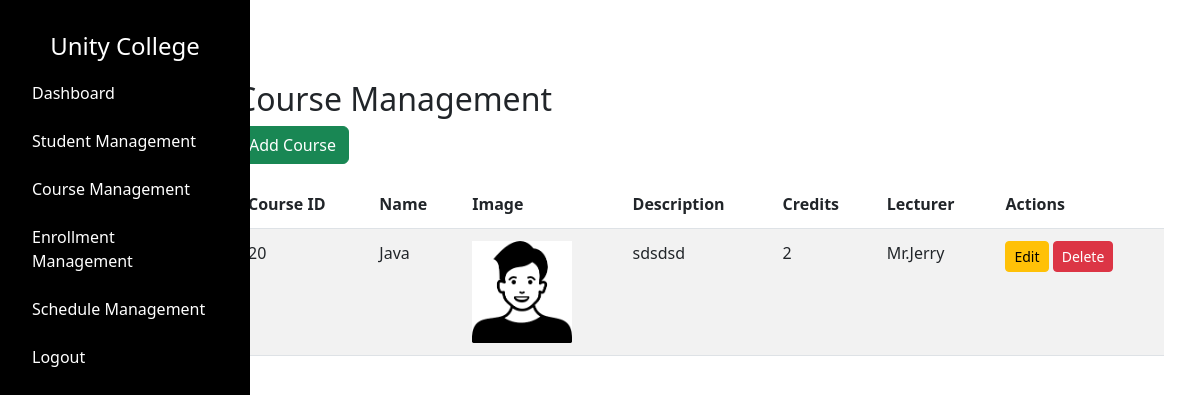
Page /admin/courses (signed in) on the earlier database version.
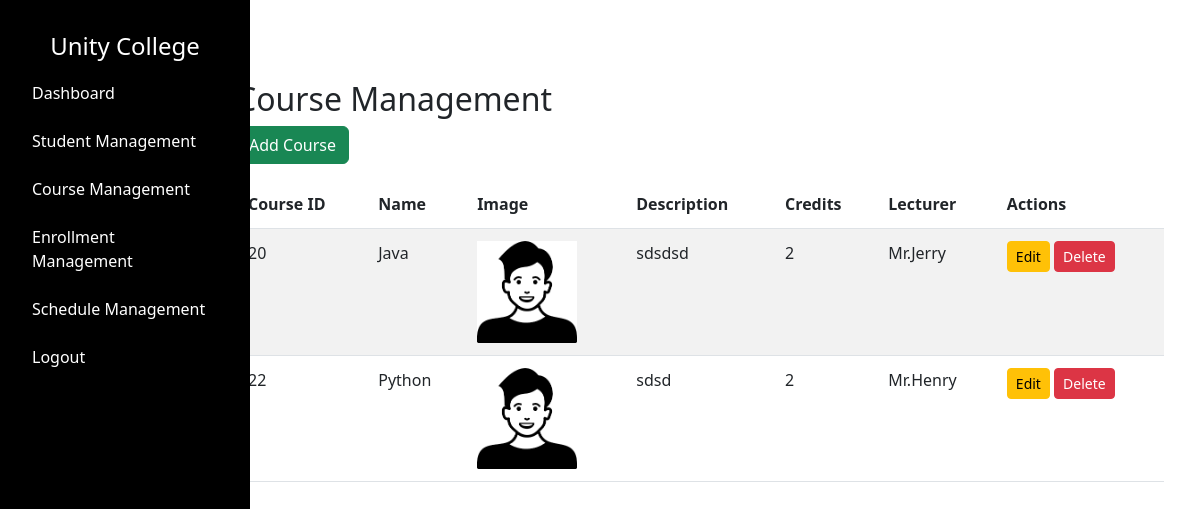
Same page on the later database version.
### tables this page shows
CREATE TABLE "course" (
    "id" INTEGER PRIMARY KEY AUTOINCREMENT,
    "name" TEXT NOT NULL,
    "image" TEXT NOT NULL,
    "description" TEXT NOT NULL,
    "credits" INTEGER NOT NULL,
    "lecturer" TEXT NOT NULL
);

### app.py (the view)
@app.route("/admin/courses", methods=["GET"])
def admin_view_courses():
    if 'username' not in session or session.get('user_type') != 'admin':
        return redirect(url_for('admin_login'))
    username = session.get('username')
    courses = query_db("SELECT * FROM course")
    courses_list = []
    for course in courses:
        course_dict = {
            "id": course[0],
            "name": course[1],
            "image": course[2],
            "description": course[3],
            "credits": course[4],
            "lecturer": course[5],
        }
        courses_list.append(course_dict)
    return render_template("admin/courses.html", courses=courses_list, username=username, time=time)

### dbcontroller.py (called while the page is built)
def get_db_connection():
    return sqlite3.connect(DATABASE)

def query_db(query, args=(), one=False):
    con = get_db_connection()
    with closing(con.cursor()) as cur:
        cur.execute(query, args)
        rv = cur.fetchall()
        if one:
            return rv[0] if rv else None
        return rv

### templates/admin/courses.html (shortened to what this page needs)
{% extends "/admin/layout.html" %} {% block content %}
<link href="/static/css/admin/coursemgmt.css" rel="stylesheet" />
<div class="container mt-5">
  <h2>Course Management</h2>
  <a href="{{ url_for('add_course') }}" class="btn btn-success mb-3"
    >Add Course</a
  >
  <div class="table-responsive">
    <table class="table table-striped">
      <thead>
        <tr>
          <th>Course ID</th>
          <th>Name</th>
          <th>Image</th>
          <th>Description</th>
          <th>Credits</th>
          <th>Lecturer</th>
          <th>Actions</th>
        </tr>
      </thead>
      <tbody>
        {% for course in courses %}
        <tr>
          <td>{{ course['id'] }}</td>
          <td>{{ course['name'] }}</td>
          <td>
            <img
              src="{{ url_for('static', filename='images/courses/' ~ course['image']) }}?v={{ time.time() }}"
              class="course-img"
              alt="Course Image"
            />
          </td>
          <td>{{ course['description'] }}</td>
          <td>{{ course['credits'] }}</td>
          <td>{{ course['lecturer'] }}</td>
          <td>
            <a
              href="{{ url_for('edit_course', course_id=course['id']) }}"
              class="btn btn-warning btn-sm"
              >Edit</a
            >
            <form
              action="{{ url_for('delete_course', id=course['id']) }}"
              method="post"
              style="display: inline"
            >
              <button
                type="submit"
                class="btn btn-danger btn-sm"
                onclick="return confirm('Are you sure you want to delete this course?')"
              >
                Delete
              </button>
            </form>
          </td>
        </tr>
        {% endfor %}
      </tbody>
    </table>
  </div>
</div>
{% endblock %}

### templates/admin/layout.html (shortened to what this page needs)
<!DOCTYPE html>
<html lang="en">
  <head>
    <link href="/static/css/admin/layout.css" rel="stylesheet" />
    <link
      href="https://cdn.jsdelivr.net/npm/bootstrap@5.3.0/dist/css/bootstrap.min.css"
      rel="stylesheet"
    />
    <link
      href="https://cdnjs.cloudflare.com/ajax/libs/font-awesome/6.0.0-beta3/css/all.min.css"
      rel="stylesheet"
    />
  </head>
  <body>
    <div class="container-fluid">
      <div class="row">
        <nav id="sidebar" class="col-md-3 col-lg-2 d-md-block custom-sidebar">
          <div class="position-sticky">
            <h4 class="text-center mt-3">Unity College</h4>
            <ul class="nav flex-column">
              <li class="nav-item">
                <a
                  class="nav-link active"
                  href="{{ url_for('admin_dashboard') }}"
                  >Dashboard</a
                >
              </li>
              <li class="nav-item">
                <a class="nav-link" href="{{ url_for('admin_view_students') }}"
                  >Student Management</a
                >
              </li>
              <li class="nav-item">
                <a class="nav-link" href="{{ url_for('admin_view_courses') }}"
                  >Course Management</a
                >
              </li>
              <li class="nav-item">
                <a class="nav-link" href="{{url_for('admin_view_enrollment')}}"
                  >Enrollment Management</a
                >
              </li>
              <li class="nav-item">
                <a class="nav-link" href="{{url_for('admin_view_schedules')}}"
                  >Schedule Management</a
                >
              </li>
              <li class="nav-item">
                {% if username %}
                <a class="nav-link" href="{{ url_for('admin_logout') }}"
                  >Logout</a
                >
                {% else %}
                <a class="nav-link" href="{{ url_for('admin_login') }}"
                  >Login</a
                >
                {% endif %}
              </li>
            </ul>
          </div>
        </nav>
        <main class="col-md-9 ms-sm-auto col-lg-10 px-4 main-content">
          {% block content %}{% endblock %}
        </main>
      </div>
    </div>
  </body>
</html>

### static/css/admin/layout.css (style rules this page uses)
body { font-family: Arial, sans-serif; margin: 0; }
#sidebar.custom-sidebar { background-color: #000000; color: #ffffff; height: 100vh; padding-top: 1rem; position: fixed; top: 0; left: 0; width: 250px; transition: transform 0.3s ease, width 0.3s ease; transform: translateX(0); z-index: 1000; }
#sidebar.custom-sidebar .nav-link { color: #ffffff; padding: 0.75rem 1.25rem; transition: background-color 0.3s ease; }
.main-content { margin-left: 250px; padding: 2rem; transition: margin-left 0.3s ease, padding 0.3s ease; }

### static/css/admin/coursemgmt.css (style rules this page uses)
.course-img { max-width: 100px; height: auto; }
.table td, .table th { padding: 0.75rem; }
.table { margin-bottom: 1rem; background-color: transparent; }

Differences in the rows shown:
added course: id "22", name "Python", image (picture), description "sdsd", credits "2", lecturer "Mr.Henry"
